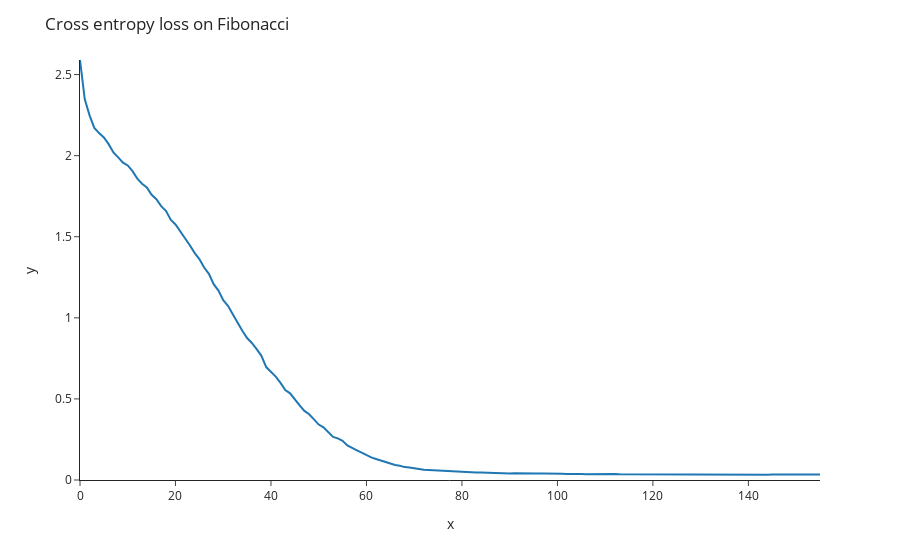

The notebook cell saved with this chart:
### Code cell
loss_list, accuracy_list = train_transformer(trainloader, args=args)

fig = px.line(y=loss_list, template="simple_white")
fig.update_layout(title="Cross entropy loss on Fibonacci", yaxis_range=[0, max(loss_list)])
fig.show()

### Figure 1 — Plotly figure (JSON) as saved in the notebook; plotly's stock layout.template omitted (floating-point values rounded to 4 significant figures; data arrays with more than 128 entries replaced by an {"elided": "..."} marker saying what was removed)
{"data": [{"hovertemplate": "x=%{x}<br>y=%{y}<extra></extra>", "legendgroup": "", "line": {"color": "#1F77B4", "dash": "solid"}, "marker": {"symbol": "circle"}, "mode": "lines", "name": "", "orientation": "v", "showlegend": false, "type": "scatter", "x": {"elided": "156 int values"}, "xaxis": "x", "y": {"elided": "156 float values"}, "yaxis": "y"}], "layout": {"legend": {"tracegroupgap": 0}, "margin": {"t": 60}, "title": {"text": "Cross entropy loss on Fibonacci"}, "xaxis": {"anchor": "y", "domain": [0, 1], "title": {"text": "x"}}, "yaxis": {"anchor": "x", "domain": [0, 1], "range": [0, 2.59], "title": {"text": "y"}}}}
